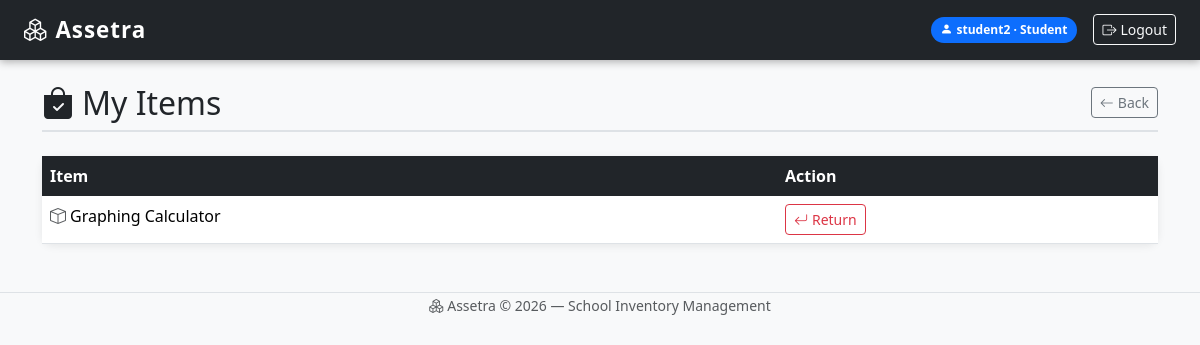
The app's page /my_items/ (signed in), older data.
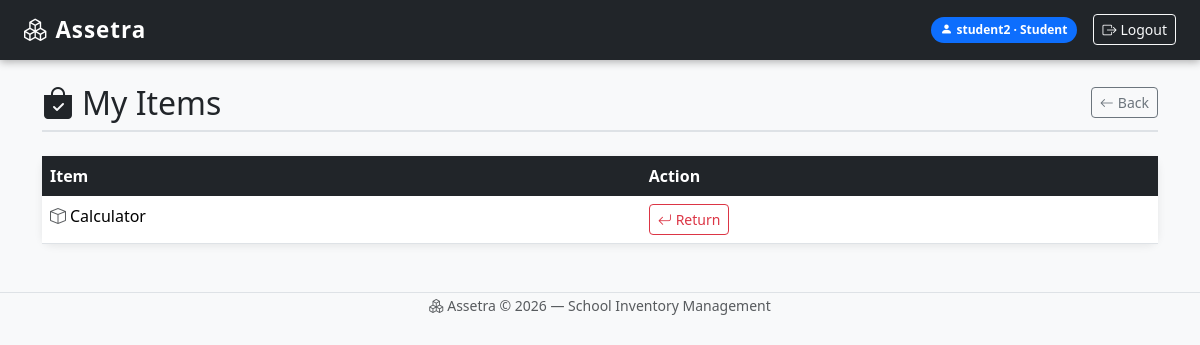
The same page, newer data.
### inventory/models.py (models this page shows, shortened)
class Request(models.Model):
    STATUS_CHOICES = [
    ('PENDING', 'Pending'),
    ('APPROVED', 'Approved'),
    ('REJECTED', 'Rejected'),
    ('RETURNED', 'Returned'),
]
    user = models.ForeignKey(User, on_delete=models.CASCADE)
    item = models.ForeignKey(Item, on_delete=models.CASCADE)
    status = models.CharField(max_length=10, choices=STATUS_CHOICES, default='PENDING')
    request_date = models.DateTimeField(auto_now_add=True)

class Item(models.Model):
    name = models.CharField(max_length=100)
    description = models.TextField()
    quantity = models.IntegerField()
    category = models.ForeignKey(Category, on_delete=models.CASCADE)

### inventory/views.py (the view)
# urls.py: path('my_items/', views.my_items, name='my_items'),
@login_required
def my_items(request):
    items = Request.objects.filter(user=request.user, status='APPROVED').select_related('item')
    return render(request, 'inventory/my_items.html', {'items': items})

### inventory/templates/inventory/my_items.html (shortened to what this page needs)
{% extends "inventory/base.html" %}
{% block content %}
<div class="d-flex justify-content-between align-items-center page-header">
    <h2 class="mb-0"><i class="bi bi-bag-check-fill me-2"></i>My Items</h2>
    <a href="/" class="btn btn-outline-secondary btn-sm"><i class="bi bi-arrow-left me-1"></i>Back</a>
</div>
{% if items %}
<div class="card mt-3">
    <div class="card-body p-0">
        <table class="table table-hover mb-0">
            <thead>
                <tr>
                    <th>Item</th>
                    <th>Action</th>
                </tr>
            </thead>
            <tbody>
                {% for req in items %}
                <tr>
                    <td><i class="bi bi-box me-1 text-muted"></i>{{ req.item.name }}</td>
                    <td>
                        <a href="/return/{{ req.id }}/"
                           class="btn btn-outline-danger btn-sm"
                           onclick="return confirm('Are you sure you want to return {{ req.item.name }}?');">
                            <i class="bi bi-arrow-return-left me-1"></i>Return
                        </a>
                    </td>
                </tr>
                {% endfor %}
            </tbody>
        </table>
    </div>
</div>
{% else %}
<div class="alert alert-info mt-3">
    <i class="bi bi-info-circle me-2"></i>You have no items currently. <a href="/items/">Browse items</a>
</div>
{% endif %}
{% endblock %}

Row changes from the older to the newer data that the page shows:
changed through a linked row, Request: item.name "Graphing Calculator" → "Calculator"
